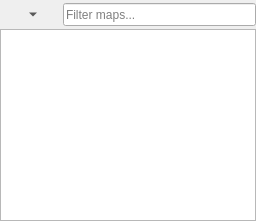
      <widget class="QWidget" name="mapListContainer" native="true">
       <property name="enabled">
        <bool>true</bool>
       </property>
       <property name="sizePolicy">
        <sizepolicy hsizetype="Expanding" vsizetype="Expanding">
         <horstretch>0</horstretch>
         <verstretch>0</verstretch>
        </sizepolicy>
       </property>
       <layout class="QVBoxLayout" name="verticalLayout">
        <property name="spacing">
         <number>0</number>
        </property>
        <property name="leftMargin">
         <number>0</number>
        </property>
        <property name="topMargin">
         <number>0</number>
        </property>
        <property name="rightMargin">
         <number>0</number>
        </property>
        <property name="bottomMargin">
         <number>0</number>
        </property>
        <item>
         <layout class="QHBoxLayout" name="horizontalLayout_11">
          <property name="spacing">
           <number>0</number>
          </property>
          <property name="leftMargin">
           <number>3</number>
          </property>
          <property name="topMargin">
           <number>3</number>
          </property>
          <property name="bottomMargin">
           <number>3</number>
          </property>
          <item>
           <widget class="QToolButton" name="tbMapSortOrder">
            <property name="enabled">
             <bool>true</bool>
            </property>
            <property name="sizePolicy">
             <sizepolicy hsizetype="Fixed" vsizetype="Fixed">
              <horstretch>0</horstretch>
              <verstretch>0</verstretch>
             </sizepolicy>
            </property>
            <property name="icon">
             <iconset resource="../images.qrc">
              <normaloff>:/icons/sort_alphabet.ico</normaloff>:/icons/sort_alphabet.ico</iconset>
            </property>
            <property name="iconSize">
             <size>
              <width>16</width>
              <height>16</height>
             </size>
            </property>
            <property name="popupMode">
             <enum>QToolButton::MenuButtonPopup</enum>
            </property>
            <property name="toolButtonStyle">
             <enum>Qt::ToolButtonIconOnly</enum>
            </property>
            <property name="autoRaise">
             <bool>true</bool>
            </property>
            <property name="arrowType">
             <enum>Qt::NoArrow</enum>
            </property>
           </widget>
          </item>
          <item>
           <spacer name="horizontalSpacer">
            <property name="orientation">
             <enum>Qt::Horizontal</enum>
            </property>
            <property name="sizeType">
             <enum>QSizePolicy::Preferred</enum>
            </property>
            <property name="sizeHint" stdset="0">
             <size>
              <width>24</width>
              <height>20</height>
             </size>
            </property>
           </spacer>
          </item>
          <item>
           <widget class="QLineEdit" name="lineEdit">
            <property name="enabled">
             <bool>true</bool>
            </property>
            <property name="sizePolicy">
             <sizepolicy hsizetype="Expanding" vsizetype="Preferred">
              <horstretch>0</horstretch>
              <verstretch>0</verstretch>
             </sizepolicy>
            </property>
            <property name="text">
             <string/>
            </property>
            <property name="placeholderText">
             <string>Filter maps...</string>
            </property>
           </widget>
          </item>
         </layout>
        </item>
        <item>
         <widget class="QTreeView" name="treeView">
          <property name="enabled">
           <bool>true</bool>
          </property>
          <property name="sizePolicy">
           <sizepolicy hsizetype="Expanding" vsizetype="Expanding">
            <horstretch>0</horstretch>
            <verstretch>0</verstretch>
           </sizepolicy>
          </property>
          <property name="minimumSize">
           <size>
            <width>135</width>
            <height>0</height>
           </size>
          </property>
          <property name="dragDropMode">
           <enum>QAbstractItemView::DragOnly</enum>
          </property>
          <property name="uniformRowHeights">
           <bool>true</bool>
          </property>
          <attribute name="headerVisible">
           <bool>false</bool>
          </attribute>
          <attribute name="headerDefaultSectionSize">
           <number>0</number>
          </attribute>
         </widget>
        </item>
       </layout>
      </widget>
